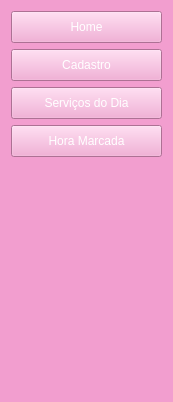
            <widget class="QWidget" name="page">
             <property name="geometry">
              <rect>
               <x>0</x>
               <y>0</y>
               <width>173</width>
               <height>402</height>
              </rect>
             </property>
             <property name="styleSheet">
              <string notr="true">background-color:rgb(242, 158, 207);</string>
             </property>
             <attribute name="icon">
              <iconset>
               <normaloff>img/recrutamento.png</normaloff>img/recrutamento.png</iconset>
             </attribute>
             <attribute name="label">
              <string>Pagina de Cadastro</string>
             </attribute>
             <layout class="QVBoxLayout" name="verticalLayout_4">
              <item>
               <widget class="QPushButton" name="btn_home">
                <property name="minimumSize">
                 <size>
                  <width>100</width>
                  <height>32</height>
                 </size>
                </property>
                <property name="maximumSize">
                 <size>
                  <width>170</width>
                  <height>16777215</height>
                 </size>
                </property>
                <property name="cursor">
                 <cursorShape>OpenHandCursor</cursorShape>
                </property>
                <property name="styleSheet">
                 <string notr="true">
QPushButton:hover{
	background-color: rgb(255, 85, 255);
	border-top-left-radius: 15px;
}
QPushButton{
	font: 700 12pt &quot;Times New Roman&quot;;
	color: rgb(255,255,255);
}
</string>
                </property>
                <property name="text">
                 <string>Home</string>
                </property>
                <property name="icon">
                 <iconset resource="icons.qrc">
                  <normaloff>:/icons/img/7911202.png</normaloff>:/icons/img/7911202.png</iconset>
                </property>
                <property name="iconSize">
                 <size>
                  <width>42</width>
                  <height>42</height>
                 </size>
                </property>
               </widget>
              </item>
              <item>
               <widget class="QPushButton" name="btn_cadastro">
                <property name="minimumSize">
                 <size>
                  <width>100</width>
                  <height>32</height>
                 </size>
                </property>
                <property name="maximumSize">
                 <size>
                  <width>170</width>
                  <height>16777215</height>
                 </size>
                </property>
                <property name="cursor">
                 <cursorShape>OpenHandCursor</cursorShape>
                </property>
                <property name="styleSheet">
                 <string notr="true">
QPushButton:hover{
	background-color: rgb(255, 85, 255);
	border-top-left-radius: 15px;
}
QPushButton{
	font: 700 12pt &quot;Times New Roman&quot;;
	color: rgb(255,255,255);
}
</string>
                </property>
                <property name="text">
                 <string>Cadastro</string>
                </property>
                <property name="icon">
                 <iconset resource="icons.qrc">
                  <normaloff>:/icons/img/m001t0324_e_19aug22-removebg-preview.png</normaloff>:/icons/img/m001t0324_e_19aug22-removebg-preview.png</iconset>
                </property>
                <property name="iconSize">
                 <size>
                  <width>42</width>
                  <height>42</height>
                 </size>
                </property>
               </widget>
              </item>
              <item>
               <widget class="QPushButton" name="btn_agenda">
                <property name="minimumSize">
                 <size>
                  <width>100</width>
                  <height>32</height>
                 </size>
                </property>
                <property name="maximumSize">
                 <size>
                  <width>170</width>
                  <height>16777215</height>
                 </size>
                </property>
                <property name="cursor">
                 <cursorShape>OpenHandCursor</cursorShape>
                </property>
                <property name="styleSheet">
                 <string notr="true">
QPushButton:hover{
	background-color: rgb(255, 85, 255);
	border-top-left-radius: 15px;
}
QPushButton{
	font: 700 12pt &quot;Times New Roman&quot;;
	color: rgb(255,255,255);
}
</string>
                </property>
                <property name="text">
                 <string>Serviços do Dia</string>
                </property>
                <property name="icon">
                 <iconset resource="icons.qrc">
                  <normaloff>:/icons/img/calendar-with-checklist-date-schedule-3d-icon-removebg-preview.png</normaloff>:/icons/img/calendar-with-checklist-date-schedule-3d-icon-removebg-preview.png</iconset>
                </property>
                <property name="iconSize">
                 <size>
                  <width>42</width>
                  <height>42</height>
                 </size>
                </property>
               </widget>
              </item>
              <item>
               <widget class="QPushButton" name="btn_sobre">
                <property name="minimumSize">
                 <size>
                  <width>150</width>
                  <height>32</height>
                 </size>
                </property>
                <property name="maximumSize">
                 <size>
                  <width>170</width>
                  <height>16777215</height>
                 </size>
                </property>
                <property name="cursor">
                 <cursorShape>OpenHandCursor</cursorShape>
                </property>
                <property name="styleSheet">
                 <string notr="true">
QPushButton:hover{
	background-color: rgb(255, 85, 255);
	border-top-left-radius: 15px;
}
QPushButton{
	font: 700 12pt &quot;Times New Roman&quot;;
	color: rgb(255,255,255);
}
</string>
                </property>
                <property name="text">
                 <string>Hora Marcada</string>
                </property>
                <property name="icon">
                 <iconset resource="icons.qrc">
                  <normaloff>:/icons/img/m003t0636_c_confution_decision_06oct_22-removebg-preview.png</normaloff>:/icons/img/m003t0636_c_confution_decision_06oct_22-removebg-preview.png</iconset>
                </property>
                <property name="iconSize">
                 <size>
                  <width>42</width>
                  <height>42</height>
                 </size>
                </property>
                <property name="autoDefault">
                 <bool>false</bool>
                </property>
               </widget>
              </item>
              <item>
               <spacer name="verticalSpacer">
                <property name="orientation">
                 <enum>Qt::Vertical</enum>
                </property>
                <property name="sizeHint" stdset="0">
                 <size>
                  <width>20</width>
                  <height>40</height>
                 </size>
                </property>
               </spacer>
              </item>
             </layout>
            </widget>
